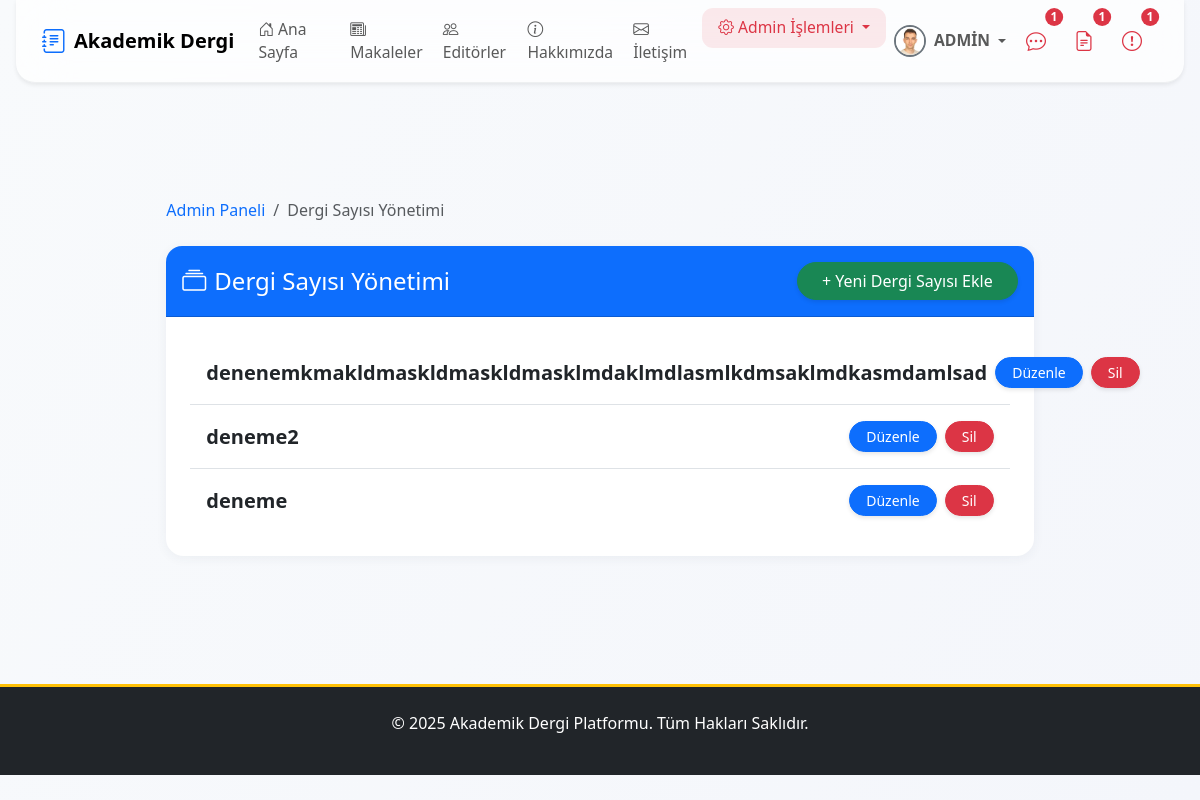
The app's page /dashboard/dergi-sayilari/ (signed in), older data.
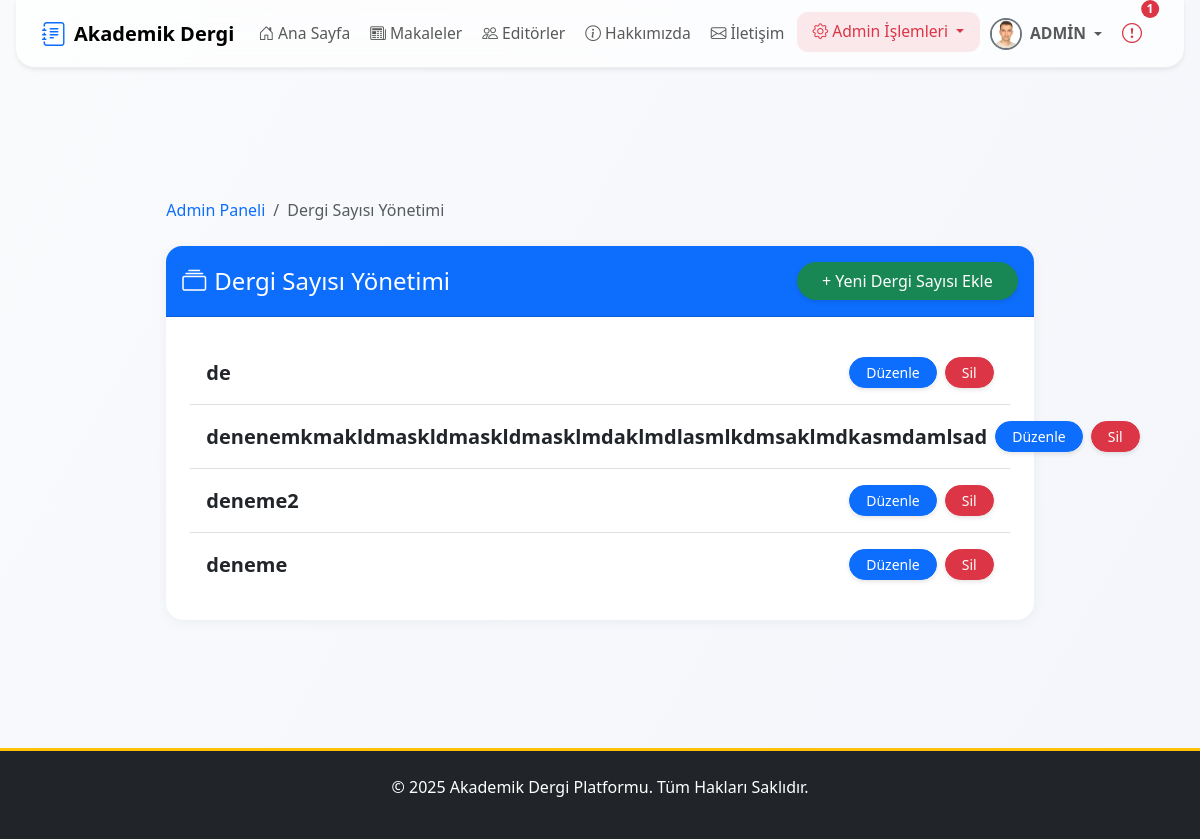
The same page, newer data.
### apps/articles/models.py (models this page shows, shortened)
class DergiSayisi(models.Model):
    sayi = models.CharField(max_length=100, unique=True, verbose_name="Dergi Sayısı/Adı")
    olusturulma_tarihi = models.DateTimeField(auto_now_add=True)
    class Meta:
        verbose_name = "Dergi Sayısı"
        verbose_name_plural = "Dergi Sayıları"
        ordering = ['-olusturulma_tarihi']

### apps/dashboard/views.py (the view)
# urls.py: path('dergi-sayilari/', views.AdminDergiSayisiListView.as_view(), name='admin_dergisayisi_list'),
class AdminDergiSayisiListView(AdminRequiredMixin, ListView):
    model = DergiSayisi
    template_name = 'dashboard/admin_dergisayisi_list.html'
    context_object_name = 'dergi_sayilari'
    paginate_by = 20
    ordering = ['-olusturulma_tarihi']

### apps/core/context_processors.py (called while the page is built)
def notification_context(request):
    if not request.user.is_authenticated:
        return {}
    user = request.user
    context = {}
    if user.is_superuser:
        context['unread_messages_count'] = IletisimFormu.objects.filter(cevaplandi=False).count()
    else:
        context['unread_messages_count'] = 0
    if user.is_superuser or user.is_editor:
        context['draft_articles_count'] = Makale.objects.filter(goster_makaleler_sayfasinda=False).count()
    else:
        context['draft_articles_count'] = 0
    context['unread_notes_count'] = Makale.objects.filter(
        yazarlar__user_hesabi=user,
        admin_notu_okundu=False
    ).exclude(admin_notu__isnull=True).exclude(admin_notu__exact='').count()
    return context

### apps/core/mixins.py (called while the page is built)
    def dispatch(self, request, *args, **kwargs):
        if not request.user.is_authenticated or not request.user.is_superuser:
            messages.error(request, 'Bu sayfaya erişim için admin yetkisi gerekmektedir.')
            return redirect('anasayfa')
        return super().dispatch(request, *args, **kwargs)

### apps/users/models.py (called while the page is built)
    def get_full_name(self):
        return f"{self.first_name} {self.last_name}".strip()

### templates/dashboard/admin_dergisayisi_list.html (shortened to what this page needs)
{% extends 'base.html' %}
{% block content %}
<div class="container py-5">
    <div class="row justify-content-center">
        <div class="col-lg-10 col-md-10 col-12">
            <nav aria-label="breadcrumb" class="mb-4">
                <ol class="breadcrumb mb-0">
                    <li class="breadcrumb-item"><a href="/dashboard/" class="text-decoration-none">Admin Paneli</a></li>
                    <li class="breadcrumb-item active" aria-current="page">Dergi Sayısı Yönetimi</li>
                </ol>
            </nav>
            <div class="card shadow rounded-4 border-0">
                <div class="card-header bg-primary text-white rounded-top-4 d-flex flex-column flex-md-row justify-content-between align-items-center py-3">
                    <h4 class="mb-2 mb-md-0"><i class="bi bi-collection me-2"></i>Dergi Sayısı Yönetimi</h4>
                    <a href="{% url 'dashboard:admin_dergisayisi_create' %}" class="btn btn-success rounded-pill px-4">+ Yeni Dergi Sayısı Ekle</a>
                </div>
                <div class="card-body p-4">
                    <ul class="list-group list-group-flush">
                        {% for dergi in dergi_sayilari %}
                        <li class="list-group-item d-flex flex-column flex-md-row justify-content-between align-items-md-center py-3 gap-2">
                            <span class="fw-semibold fs-5">{{ dergi.sayi }}</span>
                            <span class="d-flex gap-2">
                                <a href="{% url 'dashboard:admin_dergisayisi_update' dergi.pk %}" class="btn btn-sm btn-primary rounded-pill px-3">Düzenle</a>
                                <a href="{% url 'dashboard:admin_dergisayisi_delete' dergi.pk %}" class="btn btn-sm btn-danger rounded-pill px-3">Sil</a>
                            </span>
                        </li>
                        {% empty %}
                        <li class="list-group-item p-5">
                            <div class="alert alert-warning text-center rounded-3 shadow-sm border-0 mb-0" role="alert">
                                <i class="bi bi-exclamation-triangle-fill me-2"></i>Henüz eklenmiş dergi sayısı yok.
                            </div>
                        </li>
                        {% endfor %}
                    </ul>
                </div>
            </div>
        </div>
    </div>
</div>
{% endblock %}

### templates/partials/_navbar.html (shortened to what the changed rows need)
{% load static %}
{% load form_tags %}
<nav class="navbar navbar-expand-lg navbar-light fixed-top navbar-glass shadow-sm">
    <div class="container position-relative">
        <div class="collapse navbar-collapse justify-content-between mobile-glass-menu" id="navbarNav">
            <ul class="navbar-nav align-items-center gap-lg-1 gap-2 d-none d-lg-flex">
                {% if user.is_authenticated %}
                    {% if unread_notes_count and unread_notes_count > 0 %}
                    <li class="nav-item position-relative me-2">
                        <a href="{% url 'makalelerim' %}" class="nav-link px-2" title="Yeni Admin Notu Olan Makaleler">
                            <i class="bi bi-chat-dots fs-5 text-danger"></i>
                            <span class="position-absolute top-0 start-100 translate-middle badge rounded-pill bg-danger text-white small-badge">{{ unread_notes_count }}</span>
                        </a>
                    </li>
                    {% endif %}
                    {% if user.is_superuser or user.is_editor %}
                        {% if draft_articles_count and draft_articles_count > 0 %}
                        <li class="nav-item position-relative me-2">
                            <a href="{% url 'dashboard:editor_panel' %}" class="nav-link px-2" title="Taslak Makaleler">
                                <i class="bi bi-file-earmark-text fs-5 text-danger"></i>
                                <span class="position-absolute top-0 start-100 translate-middle badge rounded-pill bg-danger text-white small-badge">{{ draft_articles_count }}</span>
                            </a>
                        </li>
                        {% endif %}
                    {% endif %}
                {% endif %}
            </ul>
        </div>
    </div>
</nav>

Row changes from the older to the newer data that the page shows:
added DergiSayisi: sayi "de"
Text that changed along with them:
{{ unread_notes_count }}: "1" → (not shown)
{{ draft_articles_count }}: "1" → (not shown)
